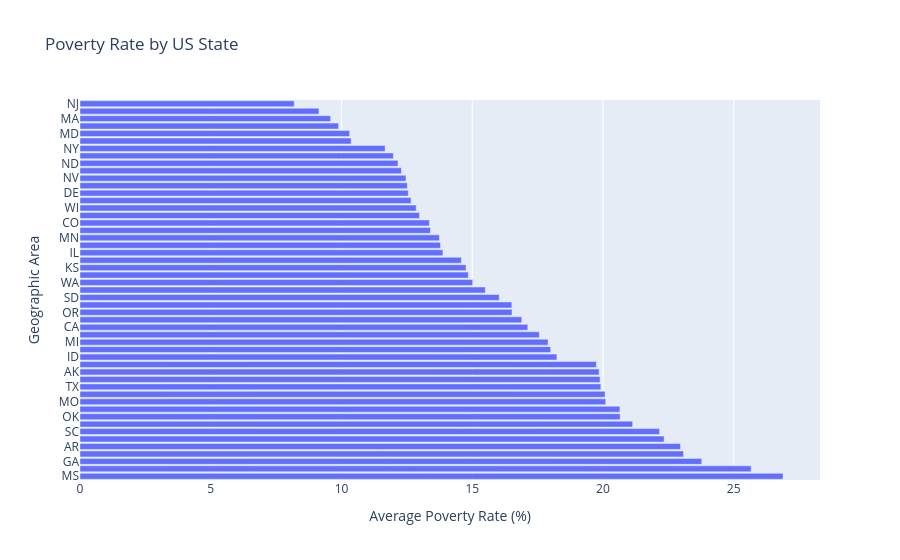

This figure's notebook cell:
### Markdown cell above
# Chart the Poverty Rate in each US State

Create a bar chart that ranks the poverty rate from highest to lowest by US state. Which state has the highest poverty rate? Which state has the lowest poverty rate?  Bar Plot

### Code cell
poverty_by_state=(
    df_pct_poverty
    .groupby('Geographic Area')['poverty_rate']
    .mean()
    .sort_values(ascending=False)
)

fig=px.bar(
    poverty_by_state,
    x=poverty_by_state.values,
    y=poverty_by_state.index,
    orientation='h',
    title='Poverty Rate by US State',
    labels={'x':'Average Poverty Rate (%)','y':'state'}
)
fig.show()

### Figure 1 — Plotly figure (JSON) as saved in the notebook; plotly's stock layout.template omitted (floating-point values rounded to 4 significant figures)
{"data": [{"hovertemplate": "Average Poverty Rate (%)=%{x}<br>Geographic Area=%{y}<extra></extra>", "legendgroup": "", "marker": {"color": "#636efa", "pattern": {"shape": ""}}, "name": "", "orientation": "h", "showlegend": false, "textposition": "auto", "type": "bar", "x": [26.88, 25.67, 23.78, 23.08, 22.96, 22.34, 22.16, 21.13, 20.66, 20.65, 20.11, 20.08, 19.92, 19.89, 19.85, 19.75, 18.24, 18.0, 17.9, 17.57, 17.12, 16.89, 16.52, 16.51, 16.03, 15.5, 15.02, 14.85, 14.76, 14.59, 13.88, 13.79, 13.75, 13.4, 13.36, 12.98, 12.86, 12.66, 12.56, 12.52, 12.47, 12.29, 12.16, 11.98, 11.67, 10.37, 10.31, 9.888, 9.585, 9.137, 8.191], "xaxis": "x", "y": ["MS", "AZ", "GA", "NM", "AR", "LA", "SC", "WV", "OK", "AL", "MO", "KY", "TX", "TN", "AK", "NC", "ID", "DC", "MI", "FL", "CA", "ME", "OR", "MT", "SD", "IN", "WA", "OH", "KS", "VA", "IL", "VT", "MN", "HI", "CO", "NE", "WI", "NH", "DE", "PA", "NV", "IA", "ND", "UT", "NY", "RI", "MD", "WY", "MA", "CT", "NJ"], "yaxis": "y"}], "layout": {"autosize": true, "barmode": "relative", "legend": {"tracegroupgap": 0}, "title": {"text": "Poverty Rate by US State"}, "xaxis": {"anchor": "y", "autorange": true, "domain": [0, 1], "range": [0, 28.3], "title": {"text": "Average Poverty Rate (%)"}, "type": "linear"}, "yaxis": {"anchor": "x", "autorange": true, "domain": [0, 1], "range": [-0.5, 50.5], "title": {"text": "Geographic Area"}, "type": "category"}}}
